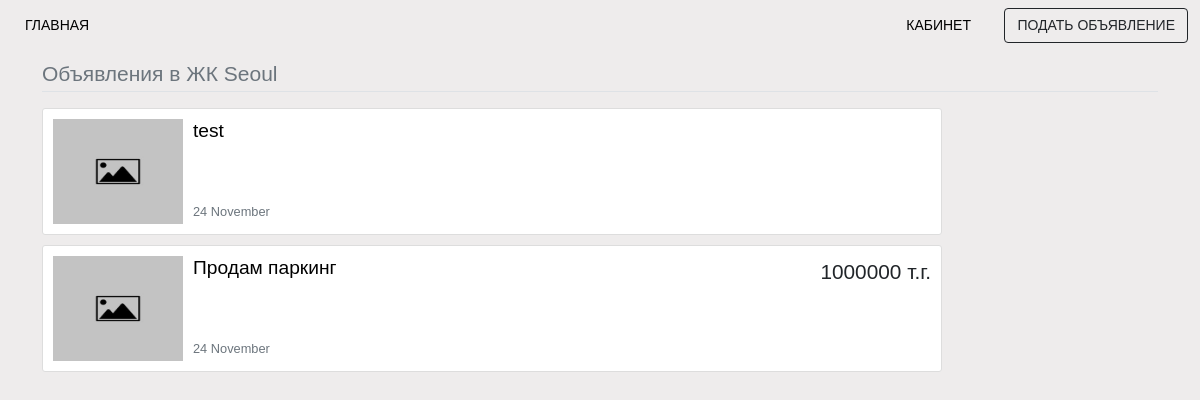
/buildings/?zhk=Seoul, run on an earlier commit of the app's database.
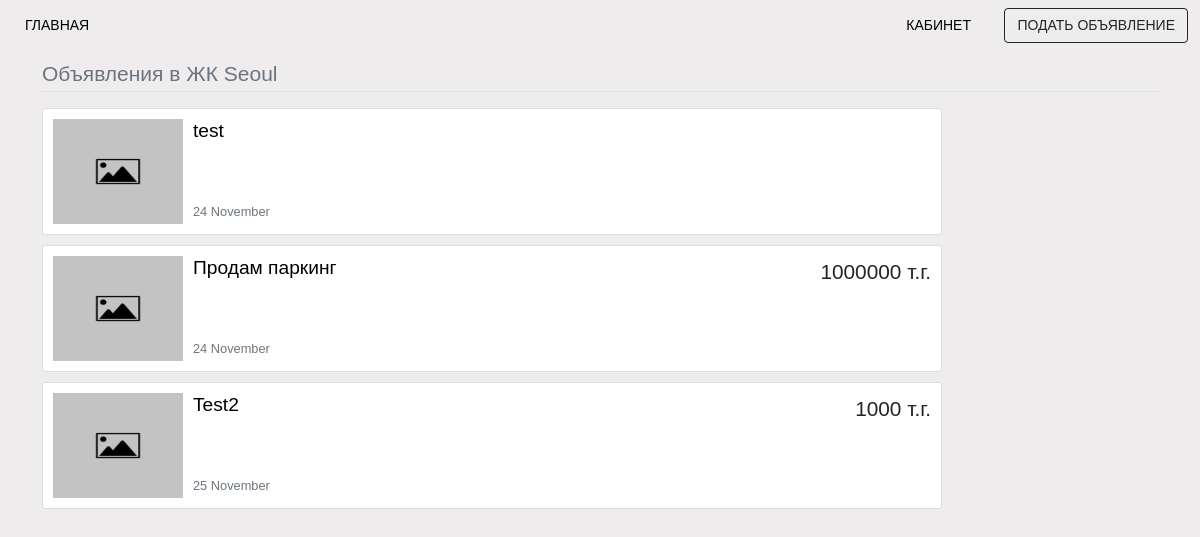
And on a later commit of the database.
### audan/models.py (models this page shows, shortened)
class Post(models.Model):
    title = models.CharField(max_length=30, verbose_name= ('Краткое описание'))
    body = models.TextField(null=True, blank=True, max_length=100, verbose_name= ('Полное описание'))
    date_created = models.DateTimeField(default=timezone.now)
    date_modified = models.DateTimeField(auto_now=True)
    price = models.IntegerField(null=True, blank=True, verbose_name= ('Цена'))
    phone_number = PhoneNumberField(verbose_name= ('Номер телефона'))
    image = models.ImageField(default='default.jpg', upload_to='post_pics', verbose_name= ('Фото'))
    author = models.ForeignKey(User, on_delete=models.CASCADE, related_name="posts")
    zhk = models.ForeignKey(Building, on_delete=models.PROTECT, related_name="posts", verbose_name= ('Жилой Комплекс'))

### audan/views.py (the view)
# urls.py: path('buildings/', views.building, name='building'),
def building(request):
    building = request.GET.get('zhk')
    if building:
        building_id = Building.objects.filter(name__iexact=building).first()
        if building_id:
            return render(request, "audan/building.html", {
                "posts": building_id.posts.all(),
                "building": building_id
            })
        else:
            return HttpResponse("<h1>Мы к Вам идем :)</h1>")

### audan/templates/audan/building.html (shortened to what this page needs)
{% extends "audan/layout.html" %}
{% load static %}
{% block body %}
<div class="container">
    <legend class="mt-1 mb-3 border-bottom">
        <small class="text-muted">Объявления в ЖК {{building.name}}</small>
    </legend>
    <div class="posts">
        {% for post in posts %}
            <article class="content-section">
                <div class="d-flex justify-content-between">
                    <div class="d-flex">
                        <a class="post" href="{% url 'post-detail' post.id %}">
                            <img class="post-img" src="{{ post.image.url }}">
                        </a>
                        <a class="post" href="{% url 'post-detail' post.id %}">
                            <div class="d-flex flex-column">
                                <div class="post-content">
                                    <h1 class="post-title"  href="{% url 'post-detail' post.id %}">{{ post.title }}</h1>
                                </div>
                                <div class="justify-content-end">
                                    <small class="post-author text-muted me-2">{{post.date_created|date:"d F"}}</small>
                                </div>
                            </div>
                        </a>
                    </div>
                    <div class="justify-content-end">
                        {% if post.price %}
                            <span class="price-right">{{ post.price }} т.г.</span>
                        {% endif %}
                    </div>
                </div>
            </article>
        {% endfor %}
    </div>
</div>
{% endblock %}

What changed in the data, as far as the page shows it:
added Post: image (placeholder picture), title "Test2", date_created "25 November", price "1000"
